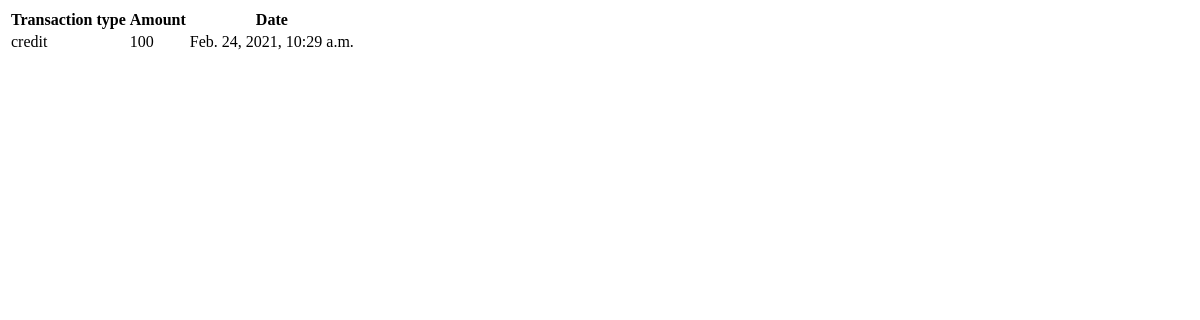
Page /profiles/activitylog (signed in) on the earlier database version.
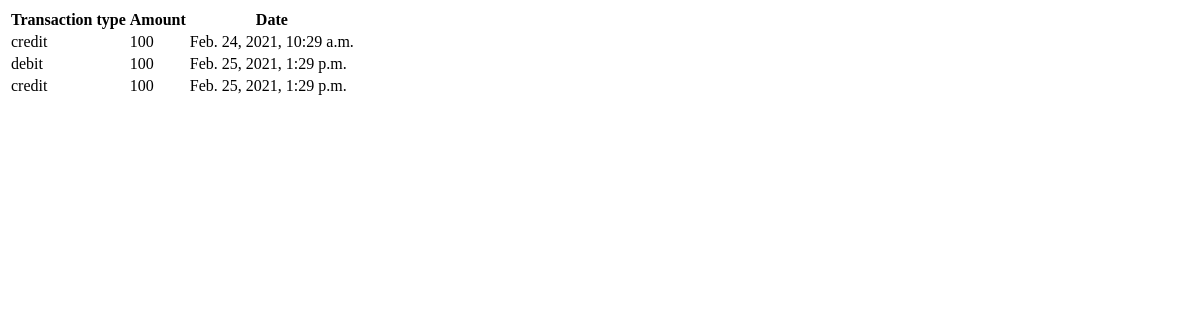
Same page on the later database version.
### profiles/models.py (models this page shows)
class Transactions(models.Model):
    account_no=models.ForeignKey(AccountInfo,on_delete=models.CASCADE)
    amount=models.IntegerField(default=100)
    choices = (
        ("debit", "debit"), ("credit", "credit")
    )
    type=models.CharField(max_length=100, choices=choices, default="deposit")
    transaction_date_time = models.DateTimeField("date and time", default=datetime.today())

### profiles/views.py (the view)
# urls.py: path('activitylog', ActivityLog.as_view(), name='activitylog'),
class ActivityLog(ListView):
    model = Transactions
    template_name = "profiles/activitylog.html"
    def get_queryset(self):
        acno=self.request.user.map.account_no
        return Transactions.objects.filter(account_no__account_no__contains=acno)

### profiles/templates/profiles/activitylog.html (shortened to what this page needs)
<!DOCTYPE html>
<html lang="en">
<head>
</head>
<body>
<table>
    <tr>
        <th>Transaction type</th>
        <th>Amount</th>
        <th>Date</th>
    </tr>
        {%for item in object_list%}
    <tr>
        <td>{{item.type}}</td>
        <td>{{item.amount}}</td>
        <td>{{item.transaction_date_time}}</td>
         </tr>
{%endfor%}
</table>
</body>
</html>

Differences in the rows shown:
added Transactions: type "debit", amount "100", transaction_date_time "Feb. 25, 2021, 1:29 p.m."
added Transactions: type "credit", amount "100", transaction_date_time "Feb. 25, 2021, 1:29 p.m."
